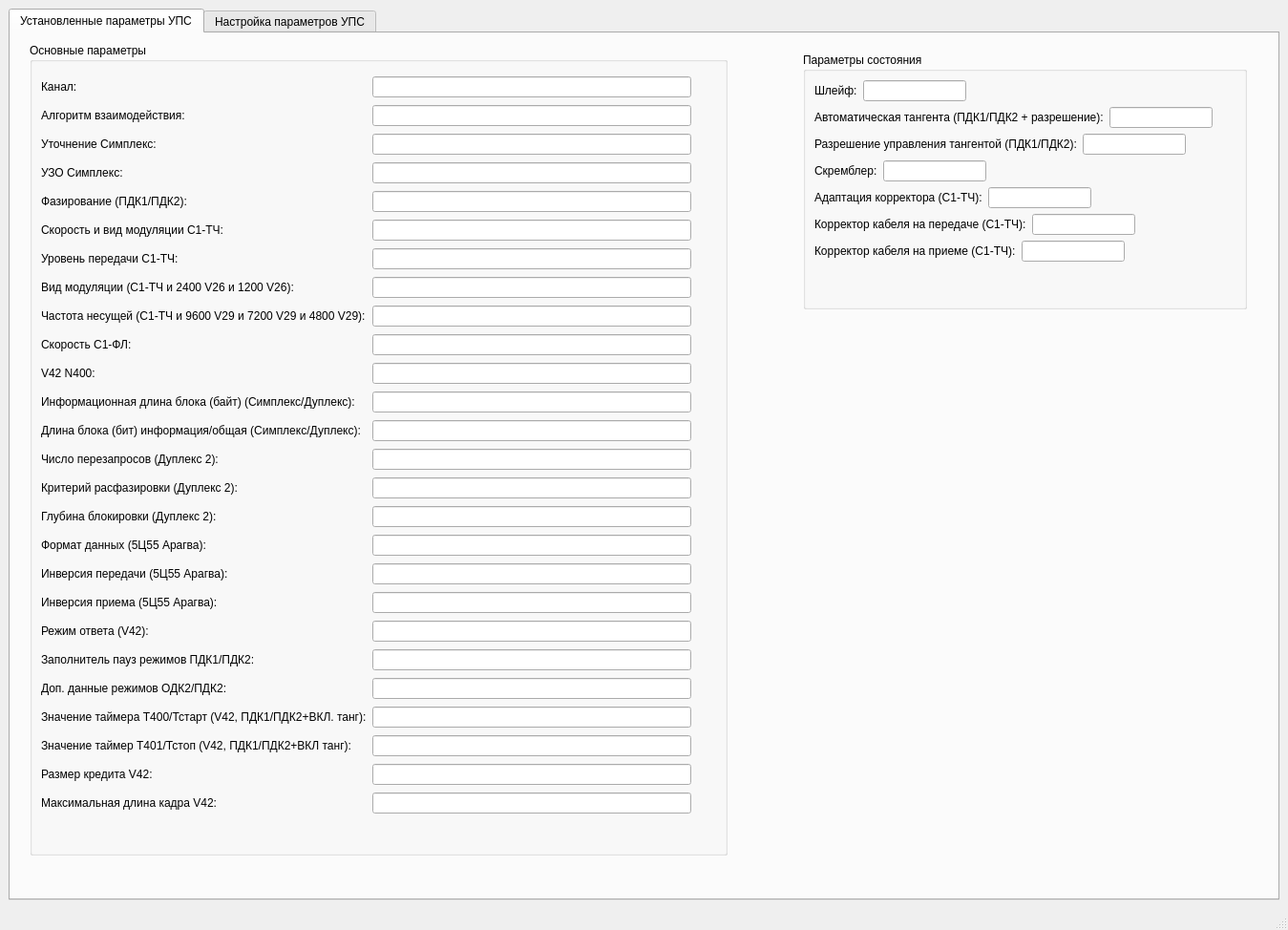
<?xml version="1.0" encoding="UTF-8"?>
<ui version="4.0">
 <class>MainWindow</class>
 <widget class="QMainWindow" name="MainWindow">
  <property name="geometry">
   <rect>
    <x>0</x>
    <y>0</y>
    <width>1349</width>
    <height>974</height>
   </rect>
  </property>
  <property name="windowTitle">
   <string>MainWindow</string>
  </property>
  <widget class="QWidget" name="centralwidget">
   <layout class="QGridLayout" name="gridLayout_2">
    <item row="0" column="0">
     <widget class="QTabWidget" name="tabWidget">
      <property name="currentIndex">
       <number>0</number>
      </property>
      <widget class="QWidget" name="tab">
       <attribute name="title">
        <string>Установленные параметры УПС</string>
       </attribute>
       <widget class="QGroupBox" name="groupBox_12">
        <property name="geometry">
         <rect>
          <x>20</x>
          <y>10</y>
          <width>731</width>
          <height>851</height>
         </rect>
        </property>
        <property name="title">
         <string>Основные параметры</string>
        </property>
        <widget class="QWidget" name="layoutWidget">
         <property name="geometry">
          <rect>
           <x>12</x>
           <y>33</y>
           <width>681</width>
           <height>802</height>
          </rect>
         </property>
         <layout class="QGridLayout" name="gridLayout_14">
          <item row="11" column="0">
           <widget class="QLabel" name="label_19">
            <property name="text">
             <string>Информационная длина блока (байт) (Симплекс/Дуплекс):</string>
            </property>
           </widget>
          </item>
          <item row="17" column="1">
           <widget class="QLineEdit" name="lineEdit_25">
            <property name="readOnly">
             <bool>true</bool>
            </property>
           </widget>
          </item>
          <item row="19" column="0">
           <widget class="QLabel" name="label_27">
            <property name="text">
             <string>Режим ответа (V42):</string>
            </property>
           </widget>
          </item>
          <item row="1" column="1">
           <widget class="QLineEdit" name="lineEdit_2">
            <property name="readOnly">
             <bool>true</bool>
            </property>
           </widget>
          </item>
          <item row="2" column="1">
           <widget class="QLineEdit" name="lineEdit_4">
            <property name="readOnly">
             <bool>true</bool>
            </property>
           </widget>
          </item>
          <item row="1" column="0">
           <widget class="QLabel" name="label_2">
            <property name="text">
             <string>Алгоритм взаимодействия:</string>
            </property>
           </widget>
          </item>
          <item row="15" column="0">
           <widget class="QLabel" name="label_23">
            <property name="text">
             <string>Глубина блокировки (Дуплекс 2):</string>
            </property>
           </widget>
          </item>
          <item row="23" column="1">
           <widget class="QLineEdit" name="lineEdit_31">
            <property name="readOnly">
             <bool>true</bool>
            </property>
           </widget>
          </item>
          <item row="3" column="1">
           <widget class="QLineEdit" name="lineEdit_5">
            <property name="readOnly">
             <bool>true</bool>
            </property>
           </widget>
          </item>
          <item row="5" column="1">
           <widget class="QLineEdit" name="lineEdit_8">
            <property name="readOnly">
             <bool>true</bool>
            </property>
           </widget>
          </item>
          <item row="24" column="0">
           <widget class="QLabel" name="label_32">
            <property name="text">
             <string>Размер кредита V42:</string>
            </property>
           </widget>
          </item>
          <item row="13" column="0">
           <widget class="QLabel" name="label_21">
            <property name="text">
             <string>Число перезапросов (Дуплекс 2):</string>
            </property>
           </widget>
          </item>
          <item row="7" column="1">
           <widget class="QLineEdit" name="lineEdit_10">
            <property name="text">
             <string/>
            </property>
            <property name="readOnly">
             <bool>true</bool>
            </property>
           </widget>
          </item>
          <item row="18" column="1">
           <widget class="QLineEdit" name="lineEdit_26">
            <property name="readOnly">
             <bool>true</bool>
            </property>
           </widget>
          </item>
          <item row="9" column="0">
           <widget class="QLabel" name="label_16">
            <property name="text">
             <string>Скорость С1-ФЛ:</string>
            </property>
           </widget>
          </item>
          <item row="14" column="0">
           <widget class="QLabel" name="label_22">
            <property name="text">
             <string>Критерий расфазировки (Дуплекс 2):</string>
            </property>
           </widget>
          </item>
          <item row="12" column="0">
           <widget class="QLabel" name="label_20">
            <property name="text">
             <string>Длина блока (бит) информация/общая (Симплекс/Дуплекс):</string>
            </property>
           </widget>
          </item>
          <item row="6" column="0">
           <widget class="QLabel" name="label_9">
            <property name="text">
             <string>Уровень передачи С1-ТЧ:</string>
            </property>
           </widget>
          </item>
          <item row="20" column="0">
           <widget class="QLabel" name="label_28">
            <property name="text">
             <string>Заполнитель пауз режимов ПДК1/ПДК2:</string>
            </property>
           </widget>
          </item>
          <item row="10" column="1">
           <widget class="QLineEdit" name="lineEdit_18">
            <property name="readOnly">
             <bool>true</bool>
            </property>
           </widget>
          </item>
          <item row="17" column="0">
           <widget class="QLabel" name="label_25">
            <property name="text">
             <string>Инверсия передачи (5Ц55 Арагва):</string>
            </property>
           </widget>
          </item>
          <item row="21" column="0">
           <widget class="QLabel" name="label_29">
            <property name="text">
             <string>Доп. данные режимов ОДК2/ПДК2:</string>
            </property>
           </widget>
          </item>
          <item row="16" column="1">
           <widget class="QLineEdit" name="lineEdit_24">
            <property name="readOnly">
             <bool>true</bool>
            </property>
           </widget>
          </item>
          <item row="0" column="0">
           <widget class="QLabel" name="label">
            <property name="text">
             <string>Канал:</string>
            </property>
           </widget>
          </item>
          <item row="12" column="1">
           <widget class="QLineEdit" name="lineEdit_20">
            <property name="readOnly">
             <bool>true</bool>
            </property>
           </widget>
          </item>
          <item row="23" column="0">
           <widget class="QLabel" name="label_31">
            <property name="text">
             <string>Значение таймер Т401/Тстоп (V42, ПДК1/ПДК2+ВКЛ танг):</string>
            </property>
           </widget>
          </item>
          <item row="18" column="0">
           <widget class="QLabel" name="label_26">
            <property name="text">
             <string>Инверсия приема (5Ц55 Арагва):</string>
            </property>
           </widget>
          </item>
          <item row="15" column="1">
           <widget class="QLineEdit" name="lineEdit_23">
            <property name="readOnly">
             <bool>true</bool>
            </property>
           </widget>
          </item>
          <item row="6" column="1">
           <widget class="QLineEdit" name="lineEdit_9">
            <property name="readOnly">
             <bool>true</bool>
            </property>
           </widget>
          </item>
          <item row="5" column="0">
           <widget class="QLabel" name="label_8">
            <property name="text">
             <string>Скорость и вид модуляции С1-ТЧ:</string>
            </property>
           </widget>
          </item>
          <item row="21" column="1">
           <widget class="QLineEdit" name="lineEdit_29">
            <property name="readOnly">
             <bool>true</bool>
            </property>
           </widget>
          </item>
          <item row="22" column="1">
           <widget class="QLineEdit" name="lineEdit_30">
            <property name="readOnly">
             <bool>true</bool>
            </property>
           </widget>
          </item>
          <item row="14" column="1">
           <widget class="QLineEdit" name="lineEdit_22">
            <property name="readOnly">
             <bool>true</bool>
            </property>
           </widget>
          </item>
          <item row="9" column="1">
           <widget class="QLineEdit" name="lineEdit_16">
            <property name="readOnly">
             <bool>true</bool>
            </property>
           </widget>
          </item>
          <item row="4" column="0">
           <widget class="QLabel" name="label_7">
            <property name="text">
             <string>Фазирование (ПДК1/ПДК2):</string>
            </property>
           </widget>
          </item>
          <item row="25" column="1">
           <widget class="QLineEdit" name="lineEdit_33">
            <property name="readOnly">
             <bool>true</bool>
            </property>
           </widget>
          </item>
          <item row="24" column="1">
           <widget class="QLineEdit" name="lineEdit_32">
            <property name="readOnly">
             <bool>true</bool>
            </property>
           </widget>
          </item>
          <item row="25" column="0">
           <widget class="QLabel" name="label_33">
            <property name="text">
             <string>Максимальная длина кадра V42:</string>
            </property>
           </widget>
          </item>
          <item row="13" column="1">
           <widget class="QLineEdit" name="lineEdit_21">
            <property name="readOnly">
             <bool>true</bool>
            </property>
           </widget>
          </item>
          <item row="20" column="1">
           <widget class="QLineEdit" name="lineEdit_28">
            <property name="readOnly">
             <bool>true</bool>
            </property>
           </widget>
          </item>
          <item row="2" column="0">
           <widget class="QLabel" name="label_3">
            <property name="text">
             <string>Уточнение Симплекс:</string>
            </property>
           </widget>
          </item>
          <item row="16" column="0">
           <widget class="QLabel" name="label_24">
            <property name="text">
             <string>Формат данных (5Ц55 Арагва):</string>
            </property>
           </widget>
          </item>
          <item row="3" column="0">
           <widget class="QLabel" name="label_5">
            <property name="text">
             <string>УЗО Симплекс:</string>
            </property>
           </widget>
          </item>
          <item row="19" column="1">
           <widget class="QLineEdit" name="lineEdit_27">
            <property name="readOnly">
             <bool>true</bool>
            </property>
           </widget>
          </item>
          <item row="22" column="0">
           <widget class="QLabel" name="label_30">
            <property name="text">
             <string>Значение таймера Т400/Тстарт (V42, ПДК1/ПДК2+ВКЛ. танг):</string>
            </property>
           </widget>
          </item>
          <item row="4" column="1">
           <widget class="QLineEdit" name="lineEdit_7">
            <property name="text">
             <string/>
            </property>
            <property name="readOnly">
             <bool>true</bool>
            </property>
           </widget>
          </item>
          <item row="0" column="1">
           <widget class="QLineEdit" name="lineEdit">
            <property name="readOnly">
             <bool>true</bool>
            </property>
           </widget>
          </item>
          <item row="7" column="0">
           <widget class="QLabel" name="label_10">
            <property name="text">
             <string>Вид модуляции (С1-ТЧ и 2400 V26 и 1200 V26):</string>
            </property>
           </widget>
          </item>
          <item row="11" column="1">
           <widget class="QLineEdit" name="lineEdit_19">
            <property name="readOnly">
             <bool>true</bool>
            </property>
           </widget>
          </item>
          <item row="10" column="0">
           <widget class="QLabel" name="label_18">
            <property name="text">
             <string>V42 N400:</string>
            </property>
           </widget>
          </item>
          <item row="8" column="0">
           <widget class="QLabel" name="label_11">
            <property name="text">
             <string>Частота несущей (С1-ТЧ и 9600 V29 и 7200 V29 и 4800 V29):</string>
            </property>
           </widget>
          </item>
          <item row="8" column="1">
           <widget class="QLineEdit" name="lineEdit_11">
            <property name="text">
             <string/>
            </property>
            <property name="readOnly">
             <bool>true</bool>
            </property>
           </widget>
          </item>
         </layout>
        </widget>
       </widget>
       <widget class="QGroupBox" name="groupBox_13">
        <property name="geometry">
         <rect>
          <x>830</x>
          <y>20</y>
          <width>465</width>
          <height>269</height>
         </rect>
        </property>
        <property name="title">
         <string>Параметры состояния</string>
        </property>
        <layout class="QFormLayout" name="formLayout_15">
         <item row="0" column="0">
          <layout class="QFormLayout" name="formLayout_14">
           <item row="0" column="0">
            <widget class="QLabel" name="label_4">
             <property name="text">
              <string>Шлейф:</string>
             </property>
            </widget>
           </item>
           <item row="0" column="1">
            <widget class="QLineEdit" name="lineEdit_3">
             <property name="text">
              <string/>
             </property>
             <property name="readOnly">
              <bool>true</bool>
             </property>
            </widget>
           </item>
          </layout>
         </item>
         <item row="1" column="0">
          <layout class="QFormLayout" name="formLayout_13">
           <item row="0" column="0">
            <widget class="QLabel" name="label_6">
             <property name="text">
              <string>Автоматическая тангента (ПДК1/ПДК2 + разрешение):</string>
             </property>
            </widget>
           </item>
           <item row="0" column="1">
            <widget class="QLineEdit" name="lineEdit_6">
             <property name="text">
              <string/>
             </property>
             <property name="readOnly">
              <bool>true</bool>
             </property>
            </widget>
           </item>
          </layout>
         </item>
         <item row="2" column="0">
          <layout class="QFormLayout" name="formLayout_12">
           <item row="0" column="0">
            <widget class="QLabel" name="label_17">
             <property name="text">
              <string>Разрешение управления тангентой (ПДК1/ПДК2):</string>
             </property>
            </widget>
           </item>
           <item row="0" column="1">
            <widget class="QLineEdit" name="lineEdit_17">
             <property name="text">
              <string/>
             </property>
             <property name="readOnly">
              <bool>true</bool>
             </property>
            </widget>
           </item>
          </layout>
         </item>
         <item row="3" column="0">
          <layout class="QFormLayout" name="formLayout_11">
           <item row="0" column="0">
            <widget class="QLabel" name="label_12">
             <property name="text">
              <string>Скремблер:</string>
             </property>
            </widget>
           </item>
           <item row="0" column="1">
            <widget class="QLineEdit" name="lineEdit_12">
             <property name="readOnly">
              <bool>true</bool>
             </property>
            </widget>
           </item>
          </layout>
         </item>
         <item row="4" column="0">
          <layout class="QFormLayout" name="formLayout_10">
           <item row="0" column="0">
            <widget class="QLabel" name="label_13">
             <property name="text">
              <string>Адаптация корректора (С1-ТЧ):</string>
             </property>
            </widget>
           </item>
           <item row="0" column="1">
            <widget class="QLineEdit" name="lineEdit_13">
             <property name="readOnly">
              <bool>true</bool>
             </property>
            </widget>
           </item>
          </layout>
         </item>
         <item row="5" column="0">
          <layout class="QFormLayout" name="formLayout_9">
           <item row="0" column="0">
            <widget class="QLabel" name="label_14">
             <property name="text">
              <string>Корректор кабеля на передаче (С1-ТЧ):</string>
             </property>
            </widget>
           </item>
           <item row="0" column="1">
            <widget class="QLineEdit" name="lineEdit_14">
             <property name="text">
              <string/>
             </property>
             <property name="readOnly">
              <bool>true</bool>
             </property>
            </widget>
           </item>
          </layout>
         </item>
         <item row="6" column="0">
          <layout class="QFormLayout" name="formLayout_8">
           <item row="0" column="0">
            <widget class="QLabel" name="label_15">
             <property name="text">
              <string>Корректор кабеля на приеме (С1-ТЧ):</string>
             </property>
            </widget>
           </item>
           <item row="0" column="1">
            <widget class="QLineEdit" name="lineEdit_15">
             <property name="text">
              <string/>
             </property>
             <property name="readOnly">
              <bool>true</bool>
             </property>
            </widget>
           </item>
          </layout>
         </item>
        </layout>
       </widget>
      </widget>
      <widget class="QWidget" name="tab_2">
       <attribute name="title">
        <string>Настройка параметров УПС</string>
       </attribute>
       <widget class="QWidget" name="layoutWidget">
        <property name="geometry">
         <rect>
          <x>20</x>
          <y>10</y>
          <width>319</width>
          <height>156</height>
         </rect>
        </property>
        <layout class="QGridLayout" name="gridLayout_15">
         <item row="0" column="0">
          <widget class="QGroupBox" name="groupBox">
           <property name="title">
            <string>Канал</string>
           </property>
           <property name="flat">
            <bool>false</bool>
           </property>
           <property name="checkable">
            <bool>false</bool>
           </property>
           <property name="checked">
            <bool>false</bool>
           </property>
           <layout class="QGridLayout" name="gridLayout">
            <item row="0" column="0">
             <widget class="QRadioButton" name="radioButton">
              <property name="text">
               <string>С1-ТЧ|ЛВС</string>
              </property>
             </widget>
            </item>
            <item row="1" column="0">
             <widget class="QRadioButton" name="radioButton_2">
              <property name="text">
               <string>С1-ФЛ|ЛВС</string>
              </property>
             </widget>
            </item>
            <item row="2" column="0">
             <widget class="QRadioButton" name="radioButton_3">
              <property name="text">
               <string>С1-ТЧ|С1-ФЛ</string>
              </property>
             </widget>
            </item>
           </layout>
          </widget>
         </item>
         <item row="0" column="1">
          <widget class="QGroupBox" name="groupBox_2">
           <property name="title">
            <string>Алгоритм взаимодействия</string>
           </property>
           <layout class="QGridLayout" name="gridLayout_3">
            <item row="1" column="0">
             <widget class="QRadioButton" name="radioButton_5">
              <property name="text">
               <string>Дуплекс 2</string>
              </property>
             </widget>
            </item>
            <item row="2" column="0">
             <widget class="QRadioButton" name="radioButton_6">
              <property name="text">
               <string>5Ц55 &quot;Арагва&quot;</string>
              </property>
             </widget>
            </item>
            <item row="0" column="0">
             <widget class="QRadioButton" name="radioButton_4">
              <property name="text">
               <string>Симплекс ОДК/ПДК</string>
              </property>
             </widget>
            </item>
            <item row="3" column="0">
             <widget class="QRadioButton" name="radioButton_62">
              <property name="text">
               <string>V42</string>
              </property>
             </widget>
            </item>
           </layout>
          </widget>
         </item>
        </layout>
       </widget>
       <widget class="QWidget" name="layoutWidget">
        <property name="geometry">
         <rect>
          <x>360</x>
          <y>10</y>
          <width>278</width>
          <height>98</height>
         </rect>
        </property>
        <layout class="QGridLayout" name="gridLayout_16">
         <item row="0" column="0">
          <widget class="QGroupBox" name="groupBox_4">
           <property name="title">
            <string>Уточнение Симплекс</string>
           </property>
           <layout class="QGridLayout" name="gridLayout_4">
            <item row="0" column="0">
             <widget class="QRadioButton" name="radioButton_7">
              <property name="text">
               <string>ОДК</string>
              </property>
             </widget>
            </item>
            <item row="1" column="0">
             <widget class="QRadioButton" name="radioButton_8">
              <property name="text">
               <string>ПДК</string>
              </property>
             </widget>
            </item>
           </layout>
          </widget>
         </item>
         <item row="0" column="1">
          <widget class="QGroupBox" name="groupBox_5">
           <property name="title">
            <string>УЗО Симплекс</string>
           </property>
           <layout class="QGridLayout" name="gridLayout_5">
            <item row="0" column="0">
             <widget class="QRadioButton" name="radioButton_9">
              <property name="text">
               <string>ОДК1/ПДК1</string>
              </property>
             </widget>
            </item>
            <item row="1" column="0">
             <widget class="QRadioButton" name="radioButton_10">
              <property name="text">
               <string>ОДК2/ПДК2</string>
              </property>
             </widget>
            </item>
           </layout>
          </widget>
         </item>
        </layout>
       </widget>
       <widget class="QPushButton" name="pushButton">
        <property name="geometry">
         <rect>
          <x>920</x>
          <y>500</y>
          <width>221</width>
          <height>121</height>
         </rect>
        </property>
        <property name="text">
         <string>Отправить датаграмму</string>
        </property>
       </widget>
       <widget class="QGroupBox" name="groupBox_14">
        <property name="geometry">
         <rect>
          <x>700</x>
          <y>10</y>
          <width>531</width>
          <height>226</height>
         </rect>
        </property>
        <property name="title">
         <string>Фиксированные значения</string>
        </property>
        <layout class="QGridLayout" name="gridLayout_18">
         <item row="0" column="0">
          <layout class="QGridLayout" name="gridLayout_17">
           <item row="0" column="0">
            <widget class="QLabel" name="label_37">
             <property name="text">
              <string>Заполнитель пауз режимов ПДК1/ПДК2:</string>
             </property>
            </widget>
           </item>
           <item row="0" column="1">
            <widget class="QLineEdit" name="lineEdit_38">
             <property name="text">
              <string>Точки (0х55)</string>
             </property>
             <property name="readOnly">
              <bool>true</bool>
             </property>
            </widget>
           </item>
           <item row="1" column="0">
            <widget class="QLabel" name="label_39">
             <property name="text">
              <string>Доп. данные режимов ОДК2/ПДК2:</string>
             </property>
            </widget>
           </item>
           <item row="1" column="1">
            <widget class="QLineEdit" name="lineEdit_35">
             <property name="text">
              <string>0х00</string>
             </property>
             <property name="readOnly">
              <bool>true</bool>
             </property>
            </widget>
           </item>
           <item row="2" column="0">
            <widget class="QLabel" name="label_36">
             <property name="text">
              <string>Значение таймера Т400/Тстарт (V42, ПДК1/ПДК2+ВКЛ. танг):</string>
             </property>
            </widget>
           </item>
           <item row="2" column="1">
            <widget class="QLineEdit" name="lineEdit_34">
             <property name="text">
              <string>2 секунды / 20 мс</string>
             </property>
             <property name="readOnly">
              <bool>true</bool>
             </property>
            </widget>
           </item>
           <item row="3" column="0">
            <widget class="QLabel" name="label_38">
             <property name="text">
              <string>Значение таймер Т401/Тстоп (V42 ПДК1/ПДК2+ВКЛ танг):</string>
             </property>
            </widget>
           </item>
           <item row="3" column="1">
            <widget class="QLineEdit" name="lineEdit_36">
             <property name="text">
              <string>5 секунд / 30 мс</string>
             </property>
             <property name="readOnly">
              <bool>true</bool>
             </property>
            </widget>
           </item>
           <item row="4" column="0">
            <widget class="QLabel" name="label_35">
             <property name="text">
              <string>Размер кредита V42:</string>
             </property>
            </widget>
           </item>
           <item row="4" column="1">
            <widget class="QLineEdit" name="lineEdit_39">
             <property name="text">
              <string>15</string>
             </property>
             <property name="readOnly">
              <bool>true</bool>
             </property>
            </widget>
           </item>
           <item row="5" column="0">
            <widget class="QLabel" name="label_34">
             <property name="text">
              <string>Максимальная длина кадра V42:</string>
             </property>
            </widget>
           </item>
           <item row="5" column="1">
            <widget class="QLineEdit" name="lineEdit_37">
             <property name="text">
              <string>256</string>
             </property>
             <property name="readOnly">
              <bool>true</bool>
             </property>
            </widget>
           </item>
          </layout>
         </item>
        </layout>
       </widget>
       <widget class="QGroupBox" name="groupBox_15">
        <property name="geometry">
         <rect>
          <x>330</x>
          <y>200</y>
          <width>346</width>
          <height>255</height>
         </rect>
        </property>
        <property name="title">
         <string>Списки</string>
        </property>
        <layout class="QGridLayout" name="gridLayout_6">
         <item row="0" column="0">
          <widget class="QLabel" name="label_40">
           <property name="text">
            <string>Скорость и вид модуляции С1-ТЧ:</string>
           </property>
          </widget>
         </item>
         <item row="0" column="1">
          <widget class="QComboBox" name="comboBox">
           <item>
            <property name="text">
             <string>9600 V29</string>
            </property>
           </item>
           <item>
            <property name="text">
             <string>7200 V29</string>
            </property>
           </item>
           <item>
            <property name="text">
             <string>4800 V29</string>
            </property>
           </item>
           <item>
            <property name="text">
             <string>4800 V27</string>
            </property>
           </item>
           <item>
            <property name="text">
             <string>2400 V26</string>
            </property>
           </item>
           <item>
            <property name="text">
             <string>1200 V26</string>
            </property>
           </item>
           <item>
            <property name="text">
             <string>1200 V23</string>
            </property>
           </item>
           <item>
            <property name="text">
             <string>600 V23</string>
            </property>
           </item>
          </widget>
         </item>
         <item row="1" column="0">
          <widget class="QLabel" name="label_41">
           <property name="text">
            <string>Уровень передачи С1-ТЧ:</string>
           </property>
          </widget>
         </item>
         <item row="1" column="1">
          <widget class="QComboBox" name="comboBox_2">
           <item>
            <property name="text">
             <string>+4 дБ</string>
            </property>
           </item>
           <item>
            <property name="text">
             <string>+2 дБ</string>
            </property>
           </item>
           <item>
            <property name="text">
             <string>0 дБ</string>
            </property>
           </item>
           <item>
            <property name="text">
             <string>-2 дБ</string>
            </property>
           </item>
           <item>
            <property name="text">
             <string>-4 дБ</string>
            </property>
           </item>
           <item>
            <property name="text">
             <string>-6 дБ</string>
            </property>
           </item>
           <item>
            <property name="text">
             <string>-8 дБ</string>
            </property>
           </item>
           <item>
            <property name="text">
             <string>-10 дБ</string>
            </property>
           </item>
           <item>
            <property name="text">
             <string>-12 дБ</string>
            </property>
           </item>
           <item>
            <property name="text">
             <string>-14 дБ</string>
            </property>
           </item>
           <item>
            <property name="text">
             <string>-16 дБ</string>
            </property>
           </item>
           <item>
            <property name="text">
             <string>-18 дБ</string>
            </property>
           </item>
           <item>
            <property name="text">
             <string>-20 дБ</string>
            </property>
           </item>
           <item>
            <property name="text">
             <string>-22 дБ</string>
            </property>
           </item>
           <item>
            <property name="text">
             <string>-24 дБ</string>
            </property>
           </item>
           <item>
            <property name="text">
             <string>-26 дБ</string>
            </property>
           </item>
          </widget>
         </item>
         <item row="2" column="0">
          <widget class="QLabel" name="label_42">
           <property name="text">
            <string>Скорость С1-ФЛ:</string>
           </property>
          </widget>
         </item>
         <item row="2" column="1">
          <widget class="QComboBox" name="comboBox_3">
           <item>
            <property name="text">
             <string>9600</string>
            </property>
           </item>
           <item>
            <property name="text">
             <string>4800</string>
            </property>
           </item>
           <item>
            <property name="text">
             <string>2400</string>
            </property>
           </item>
           <item>
            <property name="text">
             <string>1200</string>
            </property>
           </item>
           <item>
            <property name="text">
             <string>600</string>
            </property>
           </item>
           <item>
            <property name="text">
             <string>19200</string>
            </property>
           </item>
           <item>
            <property name="text">
             <string>16000</string>
            </property>
           </item>
           <item>
            <property name="text">
             <string>32000</string>
            </property>
           </item>
           <item>
            <property name="text">
             <string>48000</string>
            </property>
           </item>
          </widget>
         </item>
         <item row="3" column="0">
          <widget class="QLabel" name="label_43">
           <property name="text">
            <string>Длина блока:</string>
           </property>
          </widget>
         </item>
         <item row="3" column="1">
          <widget class="QComboBox" name="comboBox_4">
           <item>
            <property name="text">
             <string>6|48/65</string>
            </property>
           </item>
           <item>
            <property name="text">
             <string>12|96/117</string>
            </property>
           </item>
           <item>
            <property name="text">
             <string>18|144/165</string>
            </property>
           </item>
          </widget>
         </item>
         <item row="4" column="0">
          <widget class="QLabel" name="label_44">
           <property name="text">
            <string>Число перезапросов:</string>
           </property>
          </widget>
         </item>
         <item row="4" column="1">
          <widget class="QComboBox" name="comboBox_5">
           <item>
            <property name="text">
             <string>0</string>
            </property>
           </item>
           <item>
            <property name="text">
             <string>1</string>
            </property>
           </item>
           <item>
            <property name="text">
             <string>3</string>
            </property>
           </item>
           <item>
            <property name="text">
             <string>не ограничено</string>
            </property>
           </item>
          </widget>
         </item>
         <item row="5" column="0">
          <widget class="QLabel" name="label_45">
           <property name="text">
            <string>Критерий расфазировки:</string>
           </property>
          </widget>
         </item>
         <item row="5" column="1">
          <widget class="QComboBox" name="comboBox_6">
           <item>
            <property name="text">
             <string>4 запроса</string>
            </property>
           </item>
           <item>
            <property name="text">
             <string>10 запросов</string>
            </property>
           </item>
           <item>
            <property name="text">
             <string>25 запросов</string>
            </property>
           </item>
           <item>
            <property name="text">
             <string>45 запросов</string>
            </property>
           </item>
           <item>
            <property name="text">
             <string>85 запросов</string>
            </property>
           </item>
           <item>
            <property name="text">
             <string>120 запросов</string>
            </property>
           </item>
           <item>
            <property name="text">
             <string>2 сек</string>
            </property>
           </item>
           <item>
            <property name="text">
             <string>10 сек</string>
            </property>
           </item>
          </widget>
         </item>
         <item row="6" column="0">
          <widget class="QLabel" name="label_46">
           <property name="text">
            <string>Глубина блокировки:</string>
           </property>
          </widget>
         </item>
         <item row="6" column="1">
          <widget class="QComboBox" name="comboBox_7">
           <item>
            <property name="text">
             <string>4</string>
            </property>
           </item>
           <item>
            <property name="text">
             <string>6</string>
            </property>
           </item>
           <item>
            <property name="text">
             <string>11</string>
            </property>
           </item>
          </widget>
         </item>
        </layout>
       </widget>
       <widget class="QGroupBox" name="groupBox_3">
        <property name="geometry">
         <rect>
          <x>10</x>
          <y>200</y>
          <width>301</width>
          <height>255</height>
         </rect>
        </property>
        <property name="title">
         <string>Списки состояния</string>
        </property>
        <layout class="QGridLayout" name="gridLayout_7">
         <item row="0" column="0">
          <widget class="QLabel" name="label_47">
           <property name="text">
            <string>Шлейф:</string>
           </property>
          </widget>
         </item>
         <item row="0" column="1">
          <widget class="QComboBox" name="comboBox_8">
           <item>
            <property name="text">
             <string>ВКЛ.</string>
            </property>
           </item>
           <item>
            <property name="text">
             <string>ВЫКЛ.</string>
            </property>
           </item>
          </widget>
         </item>
         <item row="1" column="0">
          <widget class="QLabel" name="label_48">
           <property name="text">
            <string>Автоматическая тангента:</string>
           </property>
          </widget>
         </item>
         <item row="1" column="1">
          <widget class="QComboBox" name="comboBox_9">
           <item>
            <property name="text">
             <string>Сам. упр.</string>
            </property>
           </item>
           <item>
            <property name="text">
             <string>Авт. упр.</string>
            </property>
           </item>
          </widget>
         </item>
         <item row="2" column="0">
          <widget class="QLabel" name="label_49">
           <property name="text">
            <string>Управление тангентой:</string>
           </property>
          </widget>
         </item>
         <item row="2" column="1">
          <widget class="QComboBox" name="comboBox_10">
           <item>
            <property name="text">
             <string>ВКЛ.</string>
            </property>
           </item>
           <item>
            <property name="text">
             <string>ВЫКЛ.</string>
            </property>
           </item>
          </widget>
         </item>
         <item row="3" column="0">
          <widget class="QLabel" name="label_50">
           <property name="text">
            <string>Скремблер:</string>
           </property>
          </widget>
         </item>
         <item row="3" column="1">
          <widget class="QComboBox" name="comboBox_11">
           <item>
            <property name="text">
             <string>ВКЛ.</string>
            </property>
           </item>
           <item>
            <property name="text">
             <string>ВЫКЛ.</string>
            </property>
           </item>
          </widget>
         </item>
         <item row="4" column="0">
          <widget class="QLabel" name="label_51">
           <property name="text">
            <string>Адаптация корректора:</string>
           </property>
          </widget>
         </item>
         <item row="4" column="1">
          <widget class="QComboBox" name="comboBox_12">
           <item>
            <property name="text">
             <string>ВКЛ.</string>
            </property>
           </item>
           <item>
            <property name="text">
             <string>ВЫКЛ.</string>
            </property>
           </item>
          </widget>
         </item>
         <item row="5" column="0">
          <widget class="QLabel" name="label_52">
           <property name="text">
            <string>Корректор кабеля на передаче:</string>
           </property>
          </widget>
         </item>
         <item row="5" column="1">
          <widget class="QComboBox" name="comboBox_13">
           <item>
            <property name="text">
             <string>ВКЛ.</string>
            </property>
           </item>
           <item>
            <property name="text">
             <string>ВЫКЛ.</string>
            </property>
           </item>
          </widget>
         </item>
         <item row="6" column="0">
          <widget class="QLabel" name="label_53">
           <property name="text">
            <string>Корректор кабеля на приеме:</string>
           </property>
          </widget>
         </item>
         <item row="6" column="1">
          <widget class="QComboBox" name="comboBox_14">
           <item>
            <property name="text">
             <string>ВКЛ.</string>
            </property>
           </item>
           <item>
            <property name="text">
             <string>ВЫКЛ.</string>
            </property>
           </item>
          </widget>
         </item>
        </layout>
       </widget>
       <widget class="QGroupBox" name="groupBox_6">
        <property name="geometry">
         <rect>
          <x>710</x>
          <y>260</y>
          <width>288</width>
          <height>193</height>
         </rect>
        </property>
        <property name="title">
         <string>Списик короткие</string>
        </property>
        <layout class="QGridLayout" name="gridLayout_8">
         <item row="0" column="0">
          <widget class="QLabel" name="label_54">
           <property name="text">
            <string>Фазирование:</string>
           </property>
          </widget>
         </item>
         <item row="0" column="1">
          <widget class="QComboBox" name="comboBox_15">
           <item>
            <property name="text">
             <string>Однократный</string>
            </property>
           </item>
           <item>
            <property name="text">
             <string>Периодический</string>
            </property>
           </item>
          </widget>
         </item>
         <item row="1" column="0">
          <widget class="QLabel" name="label_55">
           <property name="text">
            <string>Вид модуляции:</string>
           </property>
          </widget>
         </item>
         <item row="1" column="1">
          <widget class="QComboBox" name="comboBox_16">
           <item>
            <property name="text">
             <string>Альтернатива В</string>
            </property>
           </item>
           <item>
            <property name="text">
             <string>Альтернатива А</string>
            </property>
           </item>
          </widget>
         </item>
         <item row="2" column="0">
          <widget class="QLabel" name="label_56">
           <property name="text">
            <string>Частота несущей:</string>
           </property>
          </widget>
         </item>
         <item row="2" column="1">
          <widget class="QComboBox" name="comboBox_17">
           <item>
            <property name="text">
             <string>1800 Гц</string>
            </property>
           </item>
           <item>
            <property name="text">
             <string>1700 Гц</string>
            </property>
           </item>
          </widget>
         </item>
         <item row="3" column="0">
          <widget class="QLabel" name="label_57">
           <property name="text">
            <string>Формат 5Ц55 &quot;Арагва&quot;:</string>
           </property>
          </widget>
         </item>
         <item row="3" column="1">
          <widget class="QComboBox" name="comboBox_18">
           <item>
            <property name="text">
             <string>17 байт</string>
            </property>
           </item>
           <item>
            <property name="text">
             <string>18 байт</string>
            </property>
           </item>
          </widget>
         </item>
         <item row="4" column="0">
          <widget class="QLabel" name="label_58">
           <property name="text">
            <string>Режим ответа V42:</string>
           </property>
          </widget>
         </item>
         <item row="4" column="1">
          <widget class="QComboBox" name="comboBox_19">
           <item>
            <property name="text">
             <string>Инициатор</string>
            </property>
           </item>
           <item>
            <property name="text">
             <string>Ответчик</string>
            </property>
           </item>
          </widget>
         </item>
        </layout>
       </widget>
       <widget class="QGroupBox" name="groupBox_7">
        <property name="geometry">
         <rect>
          <x>10</x>
          <y>480</y>
          <width>389</width>
          <height>96</height>
         </rect>
        </property>
        <property name="title">
         <string>Инверсия передачи</string>
        </property>
        <layout class="QGridLayout" name="gridLayout_9">
         <item row="0" column="0">
          <widget class="QRadioButton" name="radioButton_63">
           <property name="text">
            <string>Данные от ООД поступают в канал без инверсии</string>
           </property>
          </widget>
         </item>
         <item row="1" column="0">
          <widget class="QRadioButton" name="radioButton_64">
           <property name="text">
            <string>Данные от ООД перед передачей в канал инвертируются</string>
           </property>
          </widget>
         </item>
        </layout>
       </widget>
       <widget class="QGroupBox" name="groupBox_8">
        <property name="geometry">
         <rect>
          <x>430</x>
          <y>480</y>
          <width>389</width>
          <height>96</height>
         </rect>
        </property>
        <property name="title">
         <string>Инверсия приема</string>
        </property>
        <layout class="QGridLayout" name="gridLayout_10">
         <item row="0" column="0">
          <widget class="QRadioButton" name="radioButton_65">
           <property name="text">
            <string>Данные к ООД поступают из канала без инверсии</string>
           </property>
          </widget>
         </item>
         <item row="1" column="0">
          <widget class="QRadioButton" name="radioButton_66">
           <property name="text">
            <string>Данные из канала перед отправкой к ООД инвертируются</string>
           </property>
          </widget>
         </item>
        </layout>
       </widget>
      </widget>
     </widget>
    </item>
   </layout>
  </widget>
  <widget class="QMenuBar" name="menubar">
   <property name="geometry">
    <rect>
     <x>0</x>
     <y>0</y>
     <width>1349</width>
     <height>22</height>
    </rect>
   </property>
  </widget>
  <widget class="QStatusBar" name="statusbar"/>
 </widget>
 <resources/>
 <connections/>
</ui>
